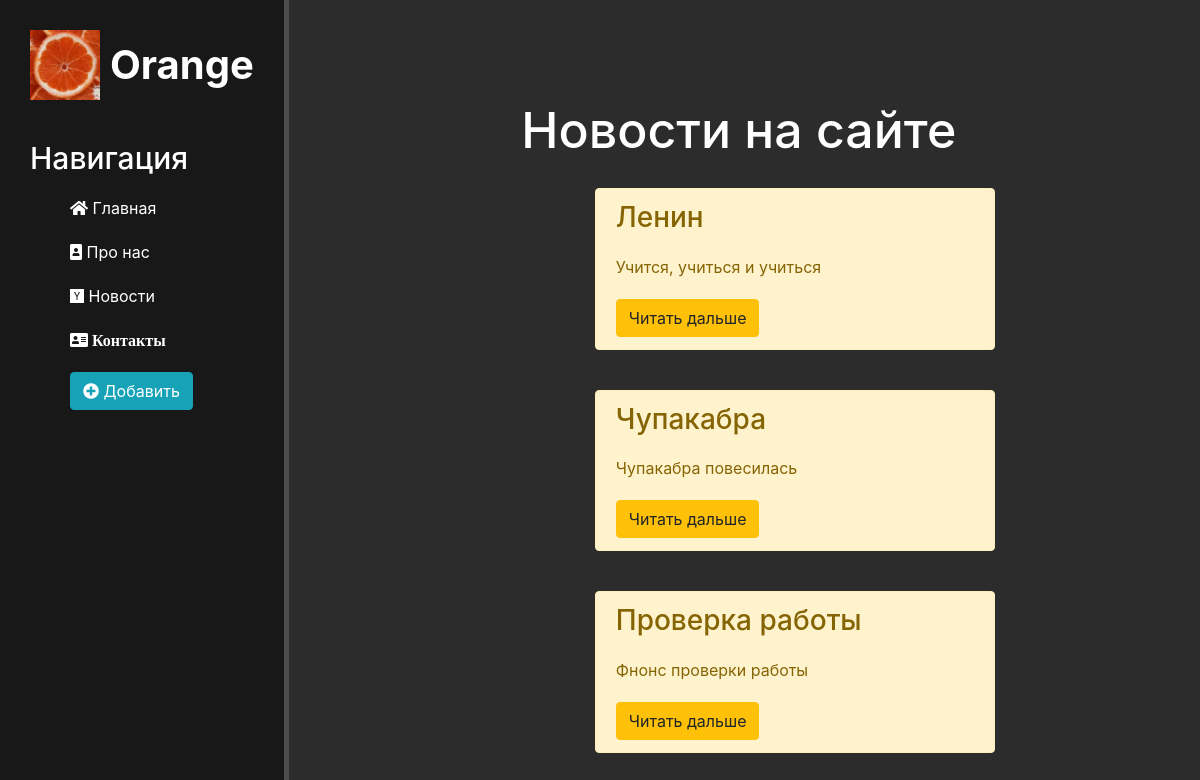
Before: /news/ with the older database file.
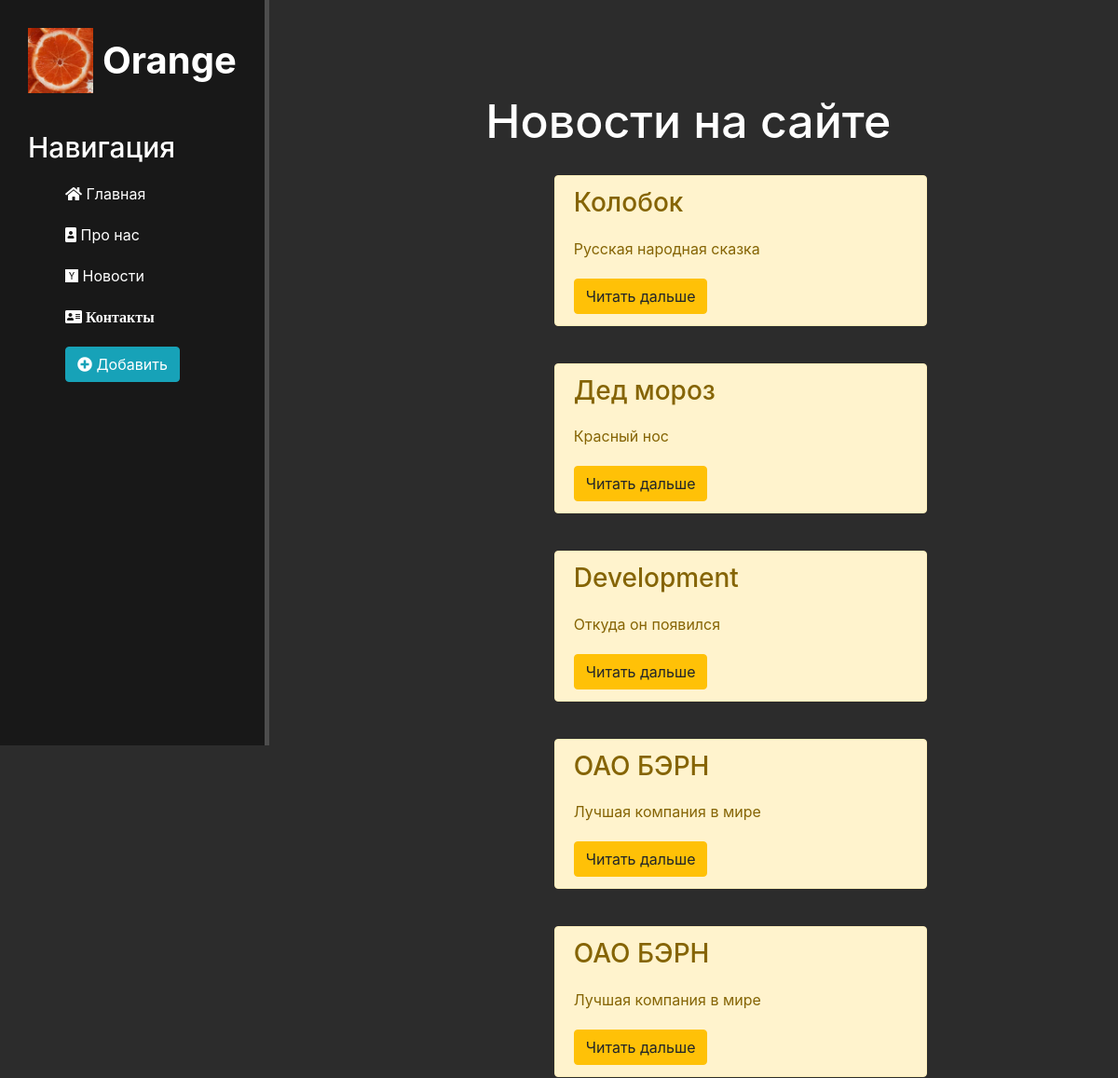
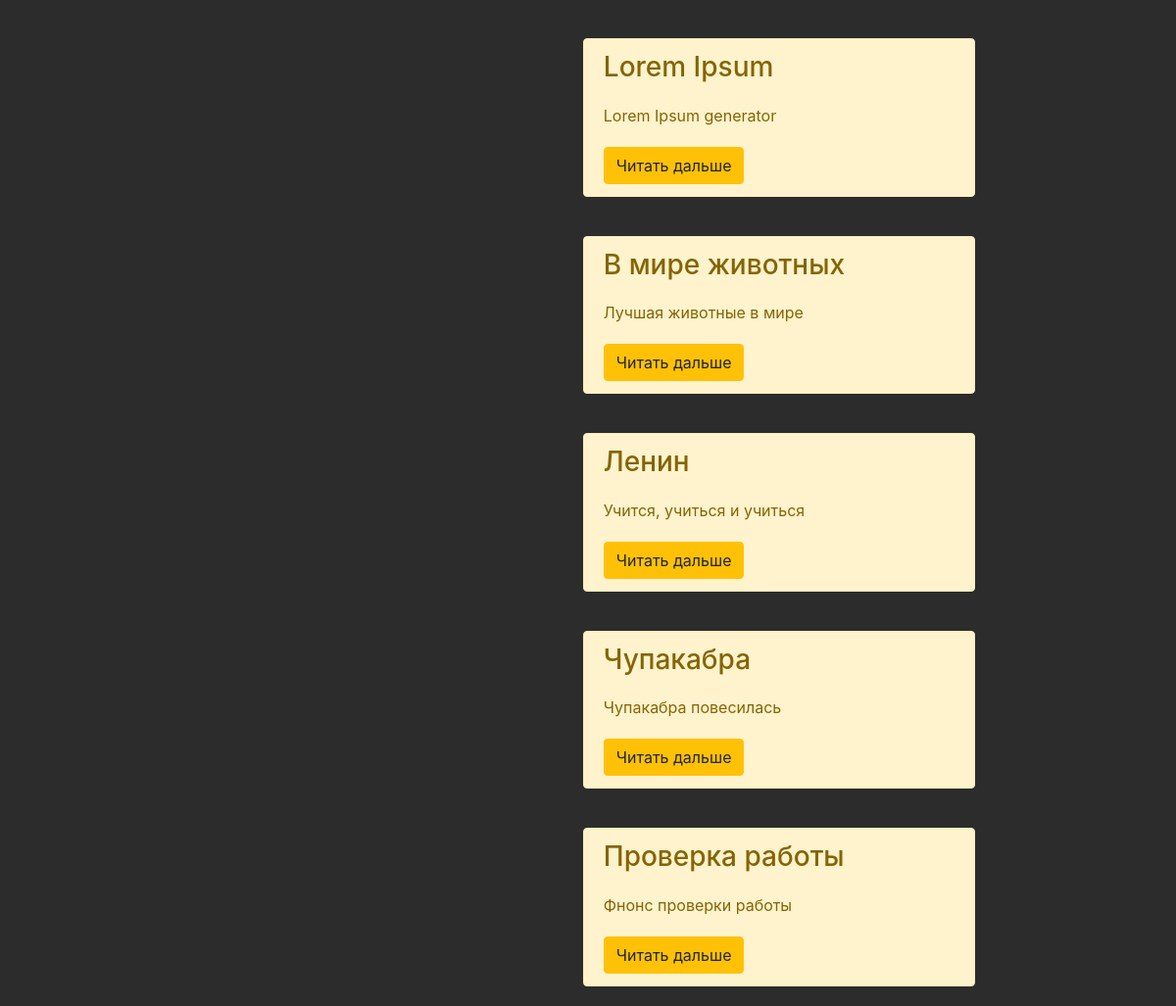
After: the same page with the newer database file (2 pictures, top to bottom).
### news/models.py (models this page shows, shortened)
class Articles(models.Model):
    title = models.CharField('Название', max_length=50)
    anons = models.CharField('Анонс', max_length=150)
    full_text = models.TextField('Статья')
    date = models.DateTimeField('Дата публикации')
    class Meta:
        verbose_name = 'Новость'
        verbose_name_plural = 'Новости'

### news/views.py (the view)
# urls.py: path('', views.news_home, name='news_home'),
def news_home(request):
    news = Articles.objects.order_by('-date')  # objects.all() получаем все объекты из модели models Articles
    return render(request, 'news/news_home.html', {'news': news})

### news/templates/news/news_home.html (shortened to what this page needs)
{% extends 'main/layout.html' %}
{% block content %}
<div class="features">
    <h1>Новости на сайте</h1>
        {% if news %}
            {% for element in news %}
                <div class="alert alert-warning">
                    <h3>{{ element.title }}</h3>
                    <p>{{ element.anons }}</p>
                    <a href="{% url 'news-detail' element.id %}" class="btn btn-warning">Читать дальше</a>
                </div>
            {% endfor %}
        {% else %}
            <p>У вас нет записей!</p>
        {% endif %}
</div>
{% endblock %}

Changed rows visible on the page:
added Articles: title "Колобок", anons "Русская народная сказка"
added Articles: title "Дед мороз", anons "Красный нос"
added Articles: title "Development", anons "Откуда он появился"
added Articles: title "ОАО БЭРН", anons "Лучшая компания в мире"
added Articles: title "ОАО БЭРН", anons "Лучшая компания в мире"
added Articles: title "Lorem Ipsum", anons "Lorem Ipsum generator"
added Articles: title "В мире животных", anons "Лучшая животные в мире"
